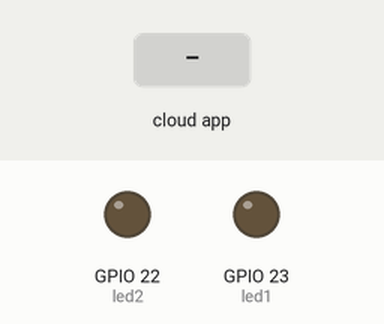
A sketch run on a simulated ESP32. On the bench: output pins drawn as LEDs (lit = HIGH). Inputs (shaded band) come from the test bench. WiFi joins after 1.5 s; servers stay silent unless stated; nothing arrives over Bluetooth unless stated; the Firebase database answers and starts empty; what the sketch prints to the serial monitor is not drawn.

Above: at 2.7 s.
2.8 s: the phone or cloud app sets mcb to 1
6.4 s: the phone or cloud app sets Led1Status to 1
At 7.4 s:
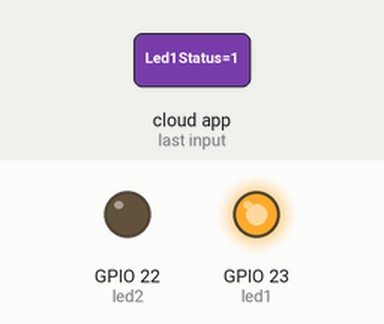
8.4 s: the phone or cloud app sets PCStatus to 1
At 9.5 s:
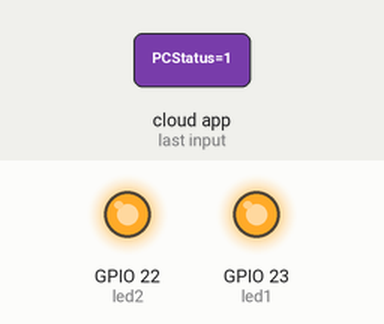
10.4 s: the phone or cloud app sets Led1Status to 0
At 11.2 s:
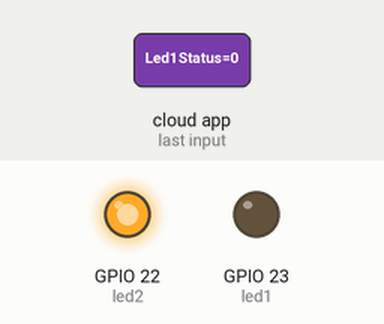
12.4 s: the phone or cloud app sets mcb to 0
At 29.0 s:
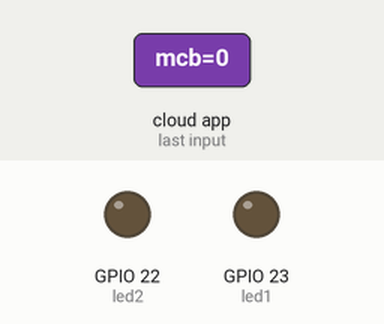
Timing chart, 0 to 29.6 s (numbered marks = the images above; inputs shaded):
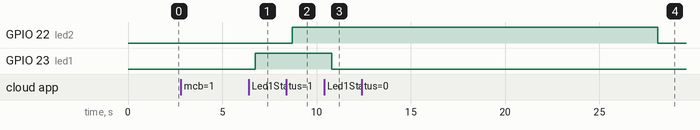

The sketch:

arduino.ino
```cpp
#include <FirebaseESP32.h>
#include <BLEDevice.h> //Header file for BLE
#include <WiFi.h>
#include <ESPmDNS.h>
#define mem 20
static BLEUUID serviceUUID("xxxxxxxx-xxxx-xxxx-xxxx-xxxxxxxxxxxx");
static BLEUUID    charUUID("xxxxxxxx-xxxx-xxxx-xxxx-xxxxxxxxxx");
String My_BLE_Address = "xx:xx:xx:xx:xx:xx";
static BLERemoteCharacteristic* pRemoteCharacteristic;
BLEScan* pBLEScan;
BLEScanResults foundDevices;
static BLEAddress *Server_BLE_Address;
int ind=0;
String Scaned_BLE_Address[20];
int Scaned_BLE_Rssi[20];
static int led1=23;
static int led2=22;
boolean on1 = false;
boolean on2 = false;
boolean manual = false;
int countdown=5;

class MyAdvertisedDeviceCallbacks: public BLEAdvertisedDeviceCallbacks {
    void onResult(BLEAdvertisedDevice advertisedDevice) {
      Serial.printf("Scan Result: %s \n", advertisedDevice.toString().c_str());
      Server_BLE_Address = new BLEAddress(advertisedDevice.getAddress());
      Scaned_BLE_Address[ind%mem] = Server_BLE_Address->toString().c_str();
      Scaned_BLE_Rssi[(ind++)%mem]=advertisedDevice.getRSSI();
    }

};
#define WIFI_SSID "xxxxxxxx" // your wifi SSID
#define WIFI_PASSWORD "xxxxxxxxxx" //your wifi PASSWORD

#define FIREBASE_HOST "xxxx.firebasedatabase.app" // change here
#define FIREBASE_AUTH "xxxxxxxxxxxxxxxxxxxxxxxxx"// change here
FirebaseData firebaseData;

void setup ()
{
    Serial.begin(115200); //Start serial monitor
    Serial.println("ESP32 sensor device active");
    BLEDevice::init("");
    pBLEScan = BLEDevice::getScan();
    pBLEScan->setAdvertisedDeviceCallbacks(new MyAdvertisedDeviceCallbacks());
    pBLEScan->setActiveScan(true);
    pinMode (led1,OUTPUT);
    pinMode (led2,OUTPUT);
  // connect to wifi.
  WiFi.begin(WIFI_SSID, WIFI_PASSWORD);
  Serial.print("connecting to wifi");
  while (WiFi.status() != WL_CONNECTED) {
    Serial.print(".");
    delay(500);
  }
  Serial.println();
  Serial.print("connected: ") ;
  Serial.println(WiFi.localIP());
  Firebase.begin(FIREBASE_HOST, FIREBASE_AUTH);
  Firebase.reconnectWiFi(true);
}
void loop ()
{
  if(Firebase.getString(firebaseData, "/mcb"))
    {
      String manualStatus = firebaseData.stringData();
      if(manualStatus.toInt() == 1){
        Serial.println("manual mode on");
          manual=true;
      }
      else {
        Serial.println("manual off");
        manual=false;
      }
    }
  if(manual){
    if(Firebase.getString(firebaseData, "/Led1Status"))
    {
      String ledstatus1 = firebaseData.stringData();
      if(ledstatus1.toInt() == 1){
        Serial.println("on1");
          digitalWrite(led1,HIGH);
          on1=true;
      }
      else {
        Serial.println("off1");
        digitalWrite(led1,LOW);
        on1=false;
      }
    }
    else{
      Serial.print("Error in getInt, ");
      Serial.println(firebaseData.errorReason());
    }
    if(Firebase.getString(firebaseData, "/PCStatus"))
    {
      String ledstatus2 = firebaseData.stringData();
      if(ledstatus2.toInt() == 1){
        Serial.println("ON2");
          digitalWrite(led2,HIGH);
          on2=true;
      }
      else {
        Serial.println("off2");
        digitalWrite(led2,LOW);
        on2=false;
      }
    }
    else{
      Serial.print("Error in getInt, ");
      Serial.println(firebaseData.errorReason());
    }
  }
  if(!manual){
  boolean found=false;
  Serial.println(",,,,,,,,,,,,,,,,,,,,,,,,,,,,,,,,,,,,,,,,,,,,,,,,,,,,,,,,,,,,,,,,,,,,,");
  // Serial.println(Scaned_BLE_Address);
  Serial.println(",,,,,,,,,,,,,,,,,,,,,,,,,,,,,,,,,,,,,,,,,,,,,,,,,,,,,,,,,,,,,,,,,,,,,");

  foundDevices = pBLEScan->start(3); //Scan for 3 seconds to find the Fitness band
  if (foundDevices.getCount() >= 1){
    Serial.println(foundDevices.getCount());
    // for(int i=ind-Serial.println(foundDevices.getCount())-2;i<ind;i++){
    for(int i=0;i<mem;i++){
      if(Scaned_BLE_Address[i]=="")continue;
      Serial.println("processing");
      Serial.println(Scaned_BLE_Address[i]);
      Serial.println(Scaned_BLE_Rssi[i]);
      if (Scaned_BLE_Address[i] == My_BLE_Address ){
        if(Scaned_BLE_Rssi[i]<-80){
          Serial.println("Signal too week!");
          break;
        }
        found=true;
        Serial.println("Found Device :-)...");
        break;
      }
    }
  }
  // break;
  if(found && !on1){

    Serial.println("connecting to Server as client");
    Serial.println("********************LED turned ON************************");
    digitalWrite (led1,HIGH);
    countdown=5;
    on1=true;
  }
  else if(!found && on1 ){
    countdown--;
    Serial.print("bluetooth signal lost. countdown:");
    Serial.println(countdown);
    if(countdown<=0){
      Serial.println("********************LED turned OFF************************");
      digitalWrite (led1,LOW);
      on1=false;
    }
  }
  if(found && !on2){

    Serial.println("connecting to Server as client");
    Serial.println("********************LED turned ON************************");
    digitalWrite (led2,HIGH);
    countdown=5;
    on2=true;
  }
  else if(!found && on2 ){
    countdown--;
    Serial.print("bluetooth signal lost. countdown:");
    Serial.println(countdown);
    if(countdown<=0){
      Serial.println("********************LED turned OFF************************");
      digitalWrite (led2,LOW);
      on2=false;
    }
  }
    memset(Scaned_BLE_Address, 0, sizeof(Scaned_BLE_Address));
 }
}
```

Measured:
- after the input at 2.8 s, every drawn part: stays the same
- after the input at 6.4 s, GPIO 23 (led1): LOW → HIGH after 0.36 s
- after the input at 8.4 s, GPIO 22 (led2): LOW → HIGH after 0.32 s
- after the input at 10.4 s, GPIO 23 (led1): HIGH → LOW after 0.42 s
- after the input at 12.4 s, GPIO 22 (led2): HIGH → LOW after 15.7 s
